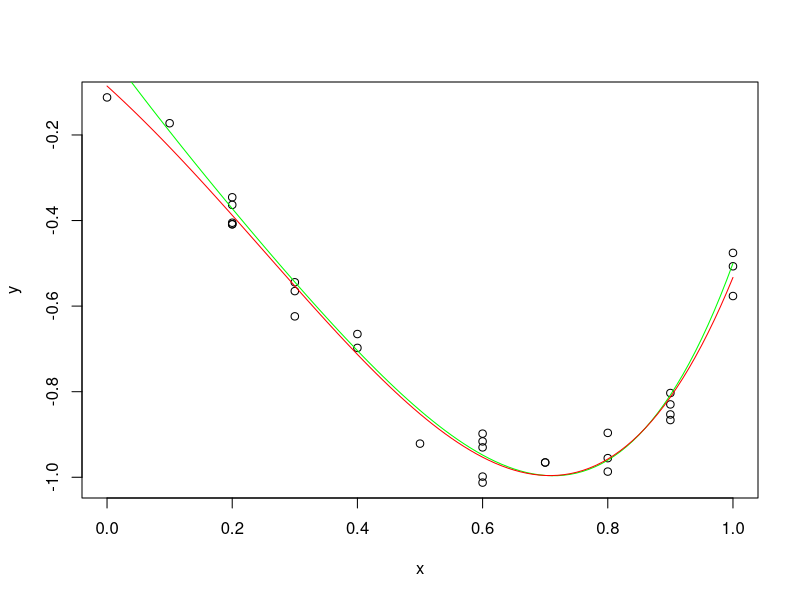

This figure's R source:
len = 30;
x <- vector("numeric", len);
y <- vector("numeric", len);

fun <- function(x){2.5*x^4 - 2*x^3 + x^2 - 2*x};

for(i in 1:len){
  ran <- dnorm(i);
  ranNr <- sample(0:10, 1)/10;
  x[i] <- ranNr;
  y[i] <- fun(ranNr) + rnorm(1)/20;
}

plot(x,y);
z <- seq(0,1,0.01)
lines(z, fun(z), col="green", type="l")

phi_0 <- function(x){1}
phi_1 <- function(x){x}
phi_2 <- function(x){x^2}
phi_3 <- function(x){x^3}
phi_4 <- function(x){x^4}

vector_phi_0 <- vector("numeric", len)
vector_phi_1 <- vector("numeric", len)
vector_phi_2 <- vector("numeric", len)
vector_phi_3 <- vector("numeric", len)
vector_phi_4 <- vector("numeric", len)

for(i in 1:len){
  vector_phi_0[i] <- phi_0(x[i]);
  vector_phi_1[i] <- phi_1(x[i]);
  vector_phi_2[i] <- phi_2(x[i]);
  vector_phi_3[i] <- phi_3(x[i]);
  vector_phi_4[i] <- phi_4(x[i]);
}

Phi <- matrix(c(vector_phi_0, vector_phi_1, vector_phi_2, vector_phi_3, vector_phi_4), nrow=30, ncol=5)
Phi_T <- t(Phi)
Phi_t <- solve((Phi_T%*%Phi))%*%Phi_T
w <- Phi_t%*%y

reg <- function(x){w[5]*x^4 + w[4]*x^3 + w[3]*x^2 + w[2]*x + w[1]}
lines(z, reg(z), col="red", type="l")
